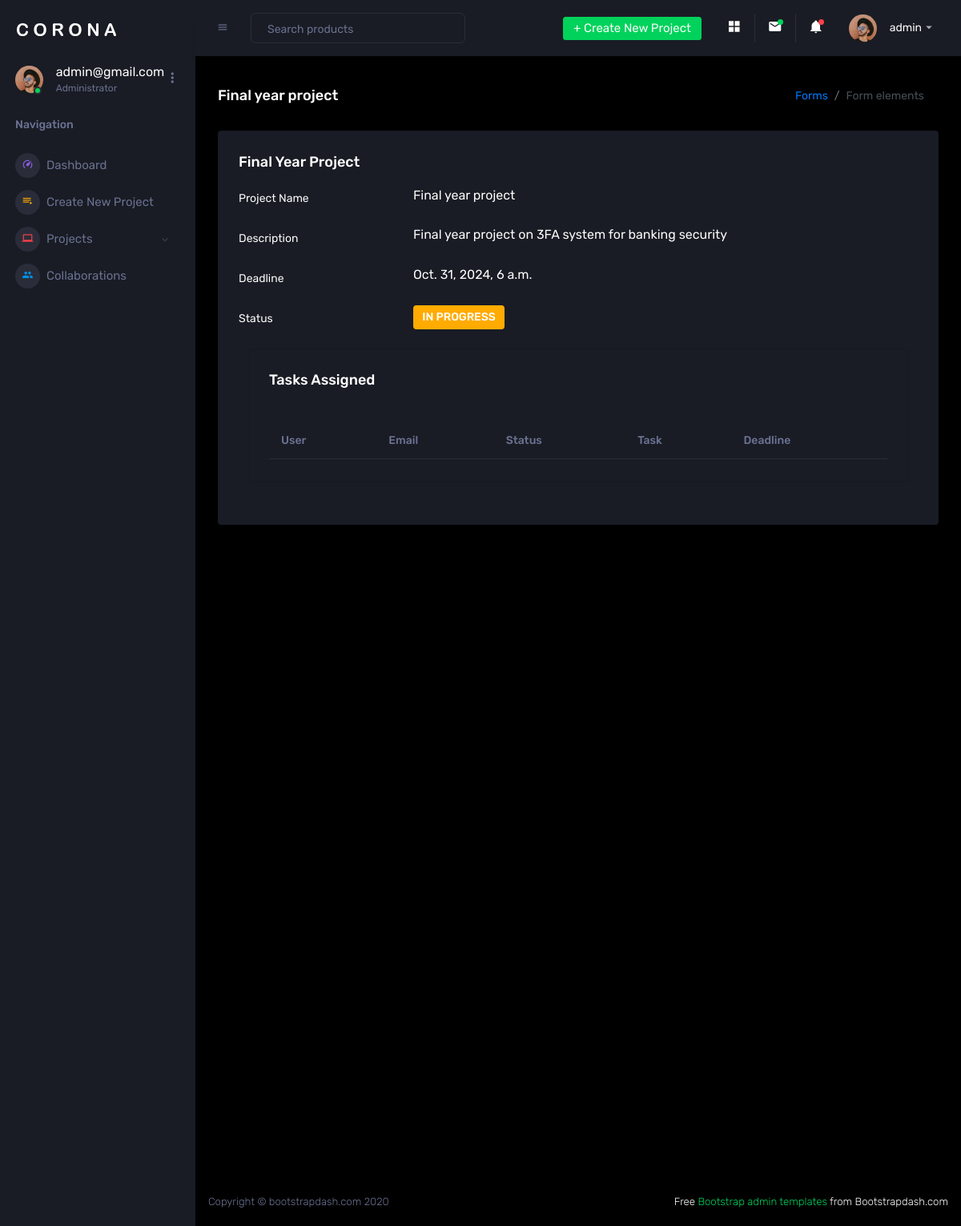
/collaboration-details/1/ (signed in), run on the app's committed database.
### account/models.py (models this page shows)
class User(AbstractBaseUser, PermissionsMixin):
    email = models.EmailField(_('Email Address'), unique=True)
    user_name = models.CharField(max_length=150, unique=True)
    full_name = models.CharField(max_length=150, blank=True)
    is_active = models.BooleanField(default=False)
    is_staff = models.BooleanField(default=False)
    is_collaborator = models.BooleanField(default=False)
    date_joined = models.DateTimeField(auto_now_add=True)
    last_login = models.DateTimeField(auto_now=True)
    objects = CustomAccountManager()
    USERNAME_FIELD = 'email'
    REQUIRED_FIELDS = ['user_name', ]
    class Meta():
        verbose_name = 'User'
        verbose_name_plural = 'Users'
    def __str__(self):
        return self.email
    def is_project_user(self):
        if self.is_staff and self.is_superuser:
            return "Administrator"
        elif self.is_staff:
            return "Project Leader"
        elif self.is_collaborator:
            return "Collaborator"
        else:
            return "Regular User"

### taskapp/models.py (models this page shows, shortened)
class Project(models.Model):
    TO_DO = "PENDING"
    IN_PROGRESS = "IN PROGRESS"
    COMPLETED = "COMPLETED"
    STATUS_CHOICE = [
        (TO_DO, "PENDING"),
        (IN_PROGRESS, "IN PROGRESS"),
        (COMPLETED, "COMPLETED")
    ]
    user = models.ForeignKey(User, on_delete=models.CASCADE, null=True, blank=True)
    name = models.CharField(max_length=200, verbose_name = "Project Name")
    description = models.TextField(blank=True, null=True)
    status = models.CharField(max_length=25, choices=STATUS_CHOICE, default=TO_DO)
    collaborator = models.ManyToManyField(Collaborator, related_name='projects', verbose_name='Collaborators', blank=True)
    due_date = models.DateTimeField()
    created = models.DateTimeField(auto_now_add=True)
    updated = models.DateTimeField(auto_now=True)

### taskapp/views.py (the view)
# urls.py: path('collaboration-details/<int:project_id>/', views.collaboration_details, name='collaboration_details'),
def collaboration_details(request, project_id):
    project = get_object_or_404(Project, id=project_id)
    collaborator_email = request.user.email  # Assuming the collaborator's email is stored in the User model
    assigned_tasks = SubTask.objects.filter(collaborator__collaborator=collaborator_email, task=project)
    context = {
        'detail':project,
        'assigned_tasks': assigned_tasks,
    }
    return render(request, 'collaboration-details.html', context)

### template/collaboration-details.html (shortened to what this page needs)
{% load static %}
<!DOCTYPE html>
<html lang="en">
<head>
  <link href="https://cdnjs.cloudflare.com/ajax/libs/select2/4.0.13/css/select2.min.css" rel="stylesheet" />
  <link rel="stylesheet" href="{% static 'task/assets/vendors/mdi/css/materialdesignicons.min.css' %}">
  <link rel="stylesheet" href="{% static 'task/assets/vendors/css/vendor.bundle.base.css' %}">
  <link rel="stylesheet" href="{% static 'task/assets/vendors/select2/select2.min.css' %}">
  <link rel="stylesheet" href="{% static 'task/assets/vendors/select2-bootstrap-theme/select2-bootstrap.min.css' %}">
  <link rel="stylesheet" href="{% static 'task/assets/css/style.css' %}">
</head>
<body>
  <div class="container-scroller">
    <nav class="sidebar sidebar-offcanvas" id="sidebar">
      <div class="sidebar-brand-wrapper d-none d-lg-flex align-items-center justify-content-center fixed-top">
        <a class="sidebar-brand brand-logo" href="index.html"><img src="{% static 'task/assets/images/logo.svg' %}"
            alt="logo" /></a>
      </div>
      {% include 'dashboard-sidebar.html' %}
    </nav>
    <div class="container-fluid page-body-wrapper">
      <div class="main-panel">
        <div class="content-wrapper">
          <div class="page-header">
            <h3 class="page-title"> {{detail.name}} </h3>
            <nav aria-label="breadcrumb">
              <ol class="breadcrumb">
                <li class="breadcrumb-item"><a href="#">Forms</a></li>
                <li class="breadcrumb-item active" aria-current="page">Form elements</li>
              </ol>
            </nav>
          </div>
          <div class="row">
            <div class="col-12 grid-margin stretch-card">
              <div class="card">
                {% if detail %}
                <div class="card-body">
                  <h4 class="card-title">{{detail.name}}</h4>
                  <div class="form-group row">
                    <label for="exampleInputUsername2" class="col-sm-3 col-form-label">Project Name</label>
                    <div class="col-sm-9">
                      {{detail.name}}
                    </div>
                  </div>
                  <div class="form-group row">
                    <label for="exampleInputEmail2" class="col-sm-3 col-form-label">Description</label>
                    <div class="col-sm-9">
                      {{detail.description}}
                    </div>
                  </div>
                  <div class="form-group row">
                    <label for="exampleInputMobile" class="col-sm-3 col-form-label">Deadline</label>
                    <div class="col-sm-9">
                      {{detail.due_date}}
                    </div>
                  </div>
                  <div class="form-group row">
                    <label for="exampleInputPassword2" class="col-sm-3 col-form-label">Status</label>
                    <div class="col-sm-9">
                      <label class="badge{% if detail.status == 'PENDING' %} badge-danger {% elif detail.status == 'IN PROGRESS' %} badge-warning {% elif detail.status == 'COMPLETED' %} badge-success {% endif %}">{{ detail.status }}</label>
                    </div>
                  </div>
                  <div>
                    <div class="col-lg-12 grid-margin stretch-card">
                      <div class="card">
                        <div class="card-body">
                          <h4 class="card-title">Tasks Assigned</h4>
                          <div class="table-responsive">
                            <table class="table table-striped">
                              <thead>
                                <tr>
                                  <th> User </th>
                                  <th> Email </th>
                                  <th> Status </th>
                                  <th> Task </th>
                                  <th> Deadline </th>
                                </tr>
                              </thead>
                            </table>
                          </div>
                        </div>
                      </div>
                    </div>
                  </div>
                </div>
                {% endif %}
              </div>
            </div>
          </div>
        </div>
        <footer class="footer">
          <div class="d-sm-flex justify-content-center justify-content-sm-between">
            <span class="text-muted d-block text-center text-sm-left d-sm-inline-block">Copyright © bootstrapdash.com
              2020</span>
            <span class="float-none float-sm-right d-block mt-1 mt-sm-0 text-center"> Free <a
                href="https://www.bootstrapdash.com/bootstrap-admin-template/" target="_blank">Bootstrap admin
                templates</a> from Bootstrapdash.com</span>
          </div>
        </footer>
      </div>
    </div>
  </div>
</body>
</html>

### template/dashboard-sidebar.html (shortened to what this page needs)
{% load static %}
<nav class="sidebar sidebar-offcanvas" id="sidebar">
    <div class="sidebar-brand-wrapper d-none d-lg-flex align-items-center justify-content-center fixed-top">
      <a class="sidebar-brand brand-logo" href="index.html"><img src="{% static 'task/assets/images/logo.svg' %}" alt="logo" /></a>
    </div>
    <ul class="nav">
      <li class="nav-item profile">
        <div class="profile-desc">
          <div class="profile-pic">
            <div class="count-indicator">
              <img class="img-xs rounded-circle " src="{% static 'task/assets/images/faces/face15.jpg' %}" alt="">
              <span class="count bg-success"></span>
            </div>
            <div class="profile-name">
              <h5 class="mb-0 font-weight-normal">{{request.user}}</h5>
              <span>{{ user.is_project_user }}</span>
            </div>
          </div>
          <a href="#" id="profile-dropdown" data-toggle="dropdown"><i class="mdi mdi-dots-vertical"></i></a>
        </div>
      </li>
      <li class="nav-item nav-category">
        <span class="nav-link">Navigation</span>
      </li>
      <li class="nav-item menu-items">
        <a class="nav-link" href="{% url 'taskapp:dashboard' %}">
          <span class="menu-icon">
            <i class="mdi mdi-speedometer"></i>
          </span>
          <span class="menu-title">Dashboard</span>
        </a>
      </li>
      <li class="nav-item menu-items">
        <a class="nav-link" href="{% url 'taskapp:add_project' %}">
          <span class="menu-icon">
            <i class="mdi mdi-playlist-play"></i>
          </span>
          <span class="menu-title">Create New Project</span>
        </a>
      </li>
      <li class="nav-item menu-items">
        <a class="nav-link" data-toggle="collapse" href="#ui-basic" aria-expanded="false" aria-controls="ui-basic">
          <span class="menu-icon">
            <i class="mdi mdi-laptop"></i>
          </span>
          <span class="menu-title">Projects</span>
          <i class="menu-arrow"></i>
        </a>
      </li>
      <li class="nav-item menu-items">
        <a class="nav-link" href="{% url 'taskapp:collaboration_view' %}">
          <span class="menu-icon">
            <i class="mdi mdi-account-multiple"></i>
          </span>
          <span class="menu-title">Collaborations</span>
        </a>
      </li>
    </ul>
  </nav>
  <div class="container-fluid page-body-wrapper">
    <nav class="navbar p-0 fixed-top d-flex flex-row">
      <div class="navbar-menu-wrapper flex-grow d-flex align-items-stretch">
        <button class="navbar-toggler navbar-toggler align-self-center" type="button" data-toggle="minimize">
          <span class="mdi mdi-menu"></span>
        </button>
        <ul class="navbar-nav w-100">
          <li class="nav-item w-100">
            <form class="nav-link mt-2 mt-md-0 d-none d-lg-flex search">
              <input type="text" class="form-control" placeholder="Search products">
            </form>
          </li>
        </ul>
        <ul class="navbar-nav navbar-nav-right">
          <li class="nav-item dropdown d-none d-lg-block">
            <a class="nav-link btn btn-success create-new-button"  aria-expanded="false" href="{% url 'taskapp:add_project' %}">+ Create New Project</a>
          </li>
          <li class="nav-item nav-settings d-none d-lg-block">
            <a class="nav-link" href="#">
              <i class="mdi mdi-view-grid"></i>
            </a>
          </li>
          <li class="nav-item dropdown border-left">
            <a class="nav-link count-indicator dropdown-toggle" id="messageDropdown" href="#" data-toggle="dropdown" aria-expanded="false">
              <i class="mdi mdi-email"></i>
              <span class="count bg-success"></span>
            </a>
          </li>
          <li class="nav-item dropdown border-left">
            <a class="nav-link count-indicator dropdown-toggle" id="notificationDropdown" href="#" data-toggle="dropdown">
              <i class="mdi mdi-bell"></i>
              <span class="count bg-danger"></span>
            </a>
          </li>
          <li class="nav-item dropdown">
            <a class="nav-link" id="profileDropdown" href="#" data-toggle="dropdown">
              <div class="navbar-profile">
                <img class="img-xs rounded-circle" src="{% static 'task/assets/images/faces/face15.jpg' %}" alt="">
                <p class="mb-0 d-none d-sm-block navbar-profile-name">{{request.user.user_name}}</p>
                <i class="mdi mdi-menu-down d-none d-sm-block"></i>
              </div>
            </a>
          </li>
        </ul>
      </div>
    </nav>
    </div>

### data on the page
User: user "admin@gmail.com", is_project_user "Administrator", user.user_name "admin"
Project: name "Final year project", name "Final Year Project", description "Final year project on 3FA system for banking security", due_date "Oct. 31, 2024, 6 a.m.", status "IN PROGRESS"
